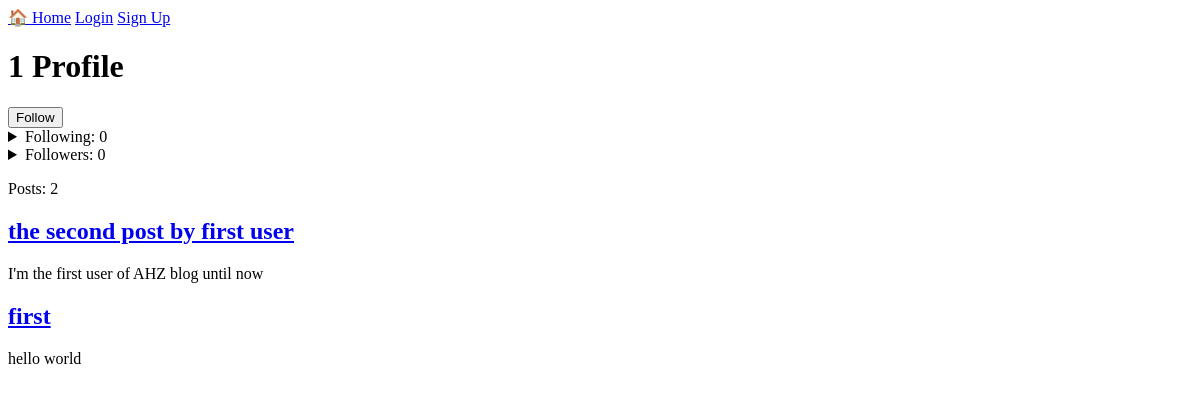
The page /profile/1 on the database as committed earlier.
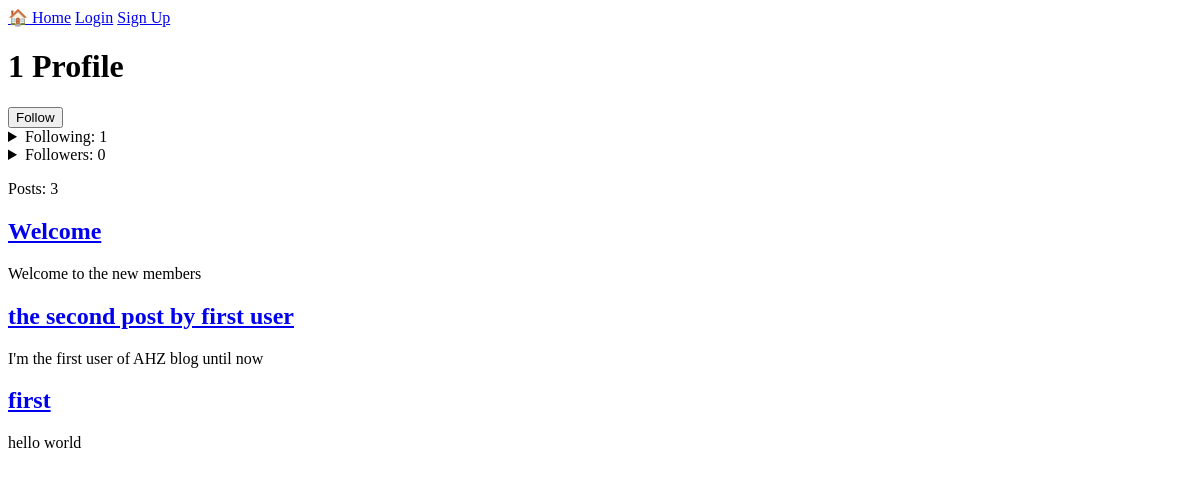
The same page on the database as committed later.
### tables this page shows
CREATE TABLE posts (
            id INTEGER PRIMARY KEY AUTOINCREMENT,
            title TEXT NOT NULL,
            content TEXT NOT NULL,
            author_id INTEGER,
            created_at TIMESTAMP DEFAULT CURRENT_TIMESTAMP,
            FOREIGN KEY (author_id) REFERENCES users(id)
        );

### app.py (the view)
@app.route("/profile/<username>")
def profile(username):
    conn = get_db()
    user = conn.execute(
        "SELECT * FROM users WHERE username = ?",
        (username,)
    ).fetchone()
    if user is None:
        conn.close()
        return render_template("404_profile.html", user=user), 404
    posts = conn.execute(
        "SELECT * FROM posts WHERE author_id = ? ORDER BY id DESC",
        (user["id"],)
    ).fetchall()
    is_following = conn.execute(
    """
    SELECT id FROM followers
    WHERE follower_id = ? AND following_id = ?
    """,
    (session.get("user_id"), user["id"])
    ).fetchone()
    followers_count = conn.execute(
    "SELECT COUNT(*) FROM followers WHERE following_id = ?",
    (user["id"],)
    ).fetchone()[0]
    following_count = conn.execute(
    "SELECT COUNT(*) FROM followers WHERE follower_id = ?",
    (user["id"],)
    ).fetchone()[0]
    following = conn.execute(
    """
    SELECT users.*
    FROM followers
    JOIN users ON followers.following_id = users.id
    WHERE followers.follower_id = ?
    """,
    (user["id"],)
    ).fetchall()
    followers = conn.execute(
    """
    SELECT users.*
    FROM followers
    JOIN users ON followers.follower_id = users.id
    WHERE followers.following_id = ?
    """,
    (user["id"],)
    ).fetchall()
    conn.close()
    return render_template("profile.html", user=user,
                            posts=posts,
                            is_following=is_following,
                            following_count=following_count,
                            followers_count=followers_count,
                            following=following,
                            followers=followers,
                            )

### app.py (called while the page is built, shortened)
@app.context_processor
def inject_notifications():
    if "user_id" not in session:
        return {"notification_count": 0}

### database.py (called while the page is built)
def get_db():
    conn = sqlite3.connect(DATABASE)
    conn.row_factory = sqlite3.Row
    return conn

### templates/profile.html (shortened to what this page needs)
{% extends 'base.html' %}
{% block content %}
    <h1>{{user["username"]}} Profile</h1>
    {% if is_following %}
    <form action="{{ url_for('unfollow', username=user['username']) }}" method="POST">
    <button type="submit">Unfollow</button>
    </form>
    {% else %}
    <form action="{{ url_for('follow', username=user['username']) }}" method="POST">
    <button type="submit">Follow</button>
    </form>
    {% endif %}
    <details>
    <summary>Following: {{ following_count }}</summary>
    </details>
    <details>
    <summary>Followers: {{ followers_count }}</summary>
    </details>
    <p>Posts: {{ posts|length }}</p>
    {% for post in posts %}
    <article>
       <a href="{{ url_for('post_detail', post_id=post['id']) }}">
    <h2>{{ post["title"] }}</h2>
    </a>
        <p>{{post["content"][0:51]}}</p>
    </article>
    {% endfor %}
{% endblock %}

Rows that differ between the two databases and show on the page:
added posts: title "Welcome", content "Welcome to the new members"
Other text that changed with them:
{{ following_count }}: "0" → "1"
{{ posts|length }}: "2" → "3"
